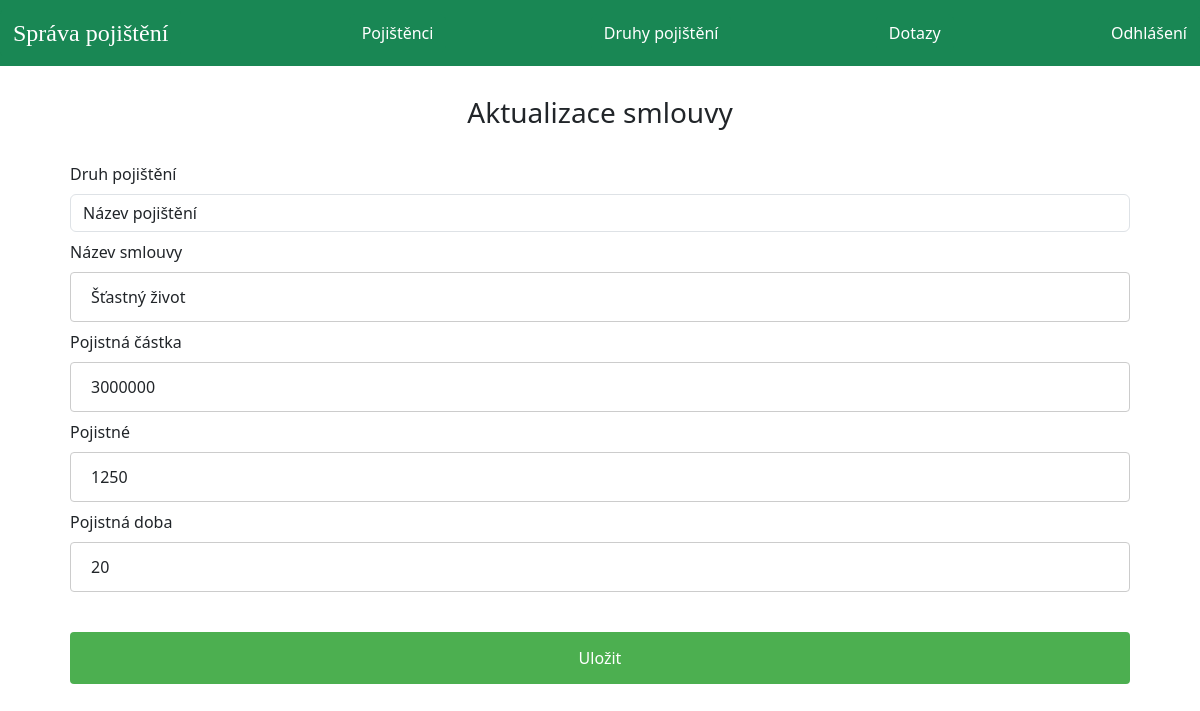
The page /aktualizace-smlouvy/1 (signed in) on the database its author committed.
### pojisteni/models.py (models this page shows, shortened)
class Policy(models.Model):
    category = models.ForeignKey('Category', on_delete=models.CASCADE)
    policy_name = models.CharField(max_length=200)
    sum_assurance = models.PositiveIntegerField()
    premium = models.PositiveIntegerField()
    tenure = models.PositiveIntegerField()
    creation_date = models.DateField(auto_now=True)

### pojisteni/views.py (the view, shortened to what this page needs)
# urls.py: path('aktualizace-smlouvy/<int:pk>', views.aktualizace_smlouvy_view, name='aktualizace-smlouvy'),
@login_required(login_url='adminlogin')
def aktualizace_smlouvy_view(request, pk):
    policy = models.Policy.objects.get(id=pk)
    policyForm = forms.PolicyForm(instance=policy)
    return render(request, 'pojisteni/aktualizace_smlouvy.html', {'policyForm': policyForm})

### pojisteni/forms.py
class PolicyForm(forms.ModelForm):
    category = forms.ModelChoiceField(queryset=models.Category.objects.all(), empty_label="Název pojištění",
                                      to_field_name="id")
    class Meta:
        model = models.Policy
        fields = ['policy_name', 'sum_assurance', 'premium', 'tenure']

### pojisteni/models.py (called while the page is built)
    def __str__(self):
        return self.category_name

### templates/pojisteni/aktualizace_smlouvy.html (shortened to what this page needs)
{% extends 'pojisteni/adminbase.html' %}
{% load widget_tweaks %}
{% block content %}
<head>
</head>
<br>
<h3>Aktualizace smlouvy</h3><br>
<div>
  <form method="post" autocomplete="off" enctype="multipart/form-data" style="margin-left:70px;margin-right:70px;">
      <label for="course_name">Druh pojištění</label>
      {% render_field policyForm.category class="form-control" placeholder="Life Insurance" %}
      <label for="course_name">Název smlouvy</label>
      {% render_field policyForm.policy_name class="form-control" placeholder="Šťastný život" %}
      <label for="course_name">Pojistná částka</label>
      {% render_field policyForm.sum_assurance class="form-control" placeholder="1000000" %}
      <label for="course_name">Pojistné</label>
      {% render_field policyForm.premium class="form-control" placeholder="1000" %}
      <label for="course_name">Pojistná doba</label>
      {% render_field policyForm.tenure class="form-control" placeholder="10" %}
<br><br>
    <input type="submit" value="Uložit">
  </form>
</div>
<br><br><br><br><br><br><br><br>
{% endblock content %}

### templates/pojisteni/aktualizace_smlouvy.html (style rules this page uses)
input[type=text], select,input[type=number] ,input[type=password], textarea { width: 100%; padding: 12px 20px; margin: 8px 0; display: inline-block; border: 1px solid #ccc; border-radius: 4px; box-sizing: border-box; }
input[type=submit] { width: 100%; background-color: #4CAF50; color: white; padding: 14px 20px; margin: 8px 0; border: none; border-radius: 4px; cursor: pointer; }
h3 { text-align: center; }

### rows shown on the page
Policy: category "Název pojištění", policy_name "Šťastný život", sum_assurance "3000000", premium "1250", tenure "20"
